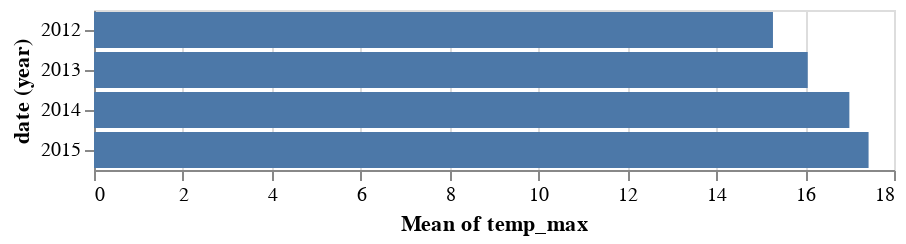

Notebook code for this chart:
### Code cell
alt.Chart(df).mark_bar().encode(
    x='mean(temp_max)',
    y='year(date):O'
)

### Figure 1 — Vega-Lite specification as saved in the notebook (floating-point values rounded to 4 significant figures; data arrays with more than 128 entries replaced by an {"elided": "..."} marker saying what was removed)
{"config": {"view": {"continuousWidth": 400, "continuousHeight": 300}}, "data": {"name": "data-830c39fec90146253fb06a06c26374ef"}, "mark": "bar", "encoding": {"x": {"aggregate": "mean", "field": "temp_max", "type": "quantitative"}, "y": {"field": "date", "timeUnit": "year", "type": "ordinal"}}, "$schema": "https://vega.github.io/schema/vega-lite/v4.17.0.json", "datasets": {"data-830c39fec90146253fb06a06c26374ef": {"elided": "1461 records"}}}
